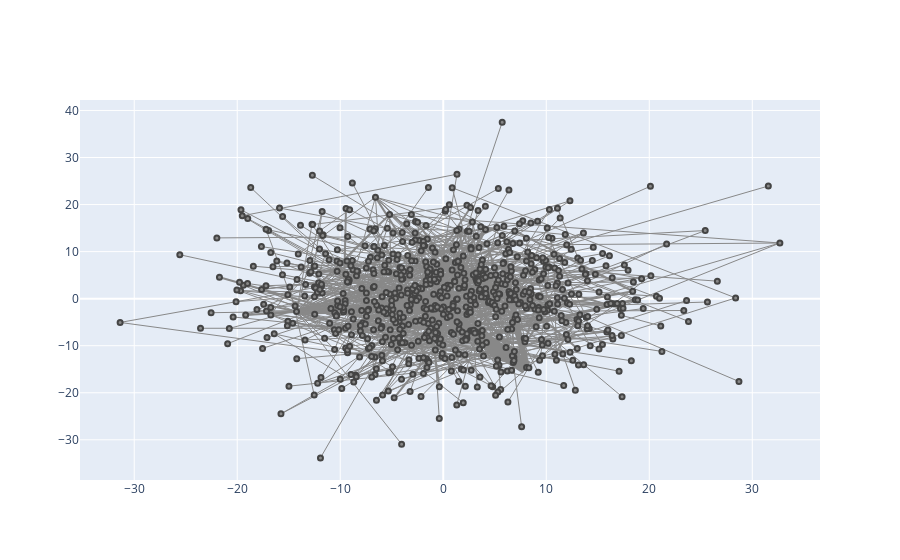

Here is the notebook cell this chart was saved with:
### Code cell
# common words plot for sampled data
configure_plotly_browser_state()
plotNetworkSize_commonword(quoteGraph_sampled,df_usertopword_sampled)
